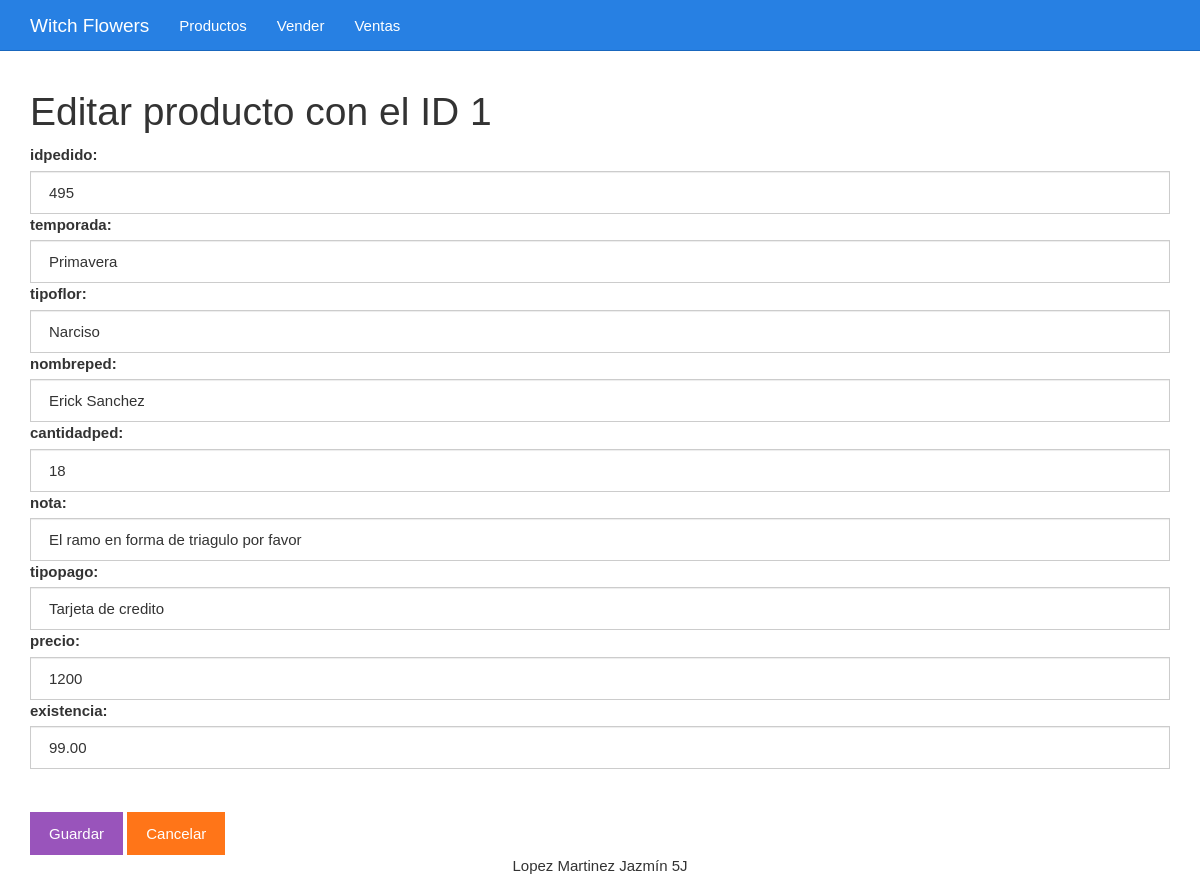
Screenshot of /editar.php?id=1 with the database file from the repository.
### tables this page shows
CREATE TABLE `flor_temporada` (
  `idflortempo` bigint(20) UNSIGNED NOT NULL,
  `idpedido` varchar(55) NOT NULL,
  `temporada` varchar(55) NOT NULL,
  `tipoflor` varchar(55) NOT NULL,
  `nombreped` varchar(55) NOT NULL,
  `cantidadped` int(2) NOT NULL,
  `nota` varchar(60) NOT NULL,
  `tipopago` varchar(55) NOT NULL,
  `precio` decimal(5,0) NOT NULL,
  `existencia` decimal(5,2) NOT NULL
);

### editar.php (the view, shortened to what this page needs)
<?php
$id = $_GET["id"];
include_once "base_de_datos.php";
$sentencia = $base_de_datos->prepare("SELECT * FROM flor_temporada WHERE idflortempo = ?;");
$sentencia->execute([$id]);
$producto = $sentencia->fetch(PDO::FETCH_OBJ);
?>
<?php include_once "encabezado.php" ?>
	<div class="col-xs-12">
		<h1>Editar producto con el ID <?php echo $producto->idflortempo; ?></h1>
		<form method="post" action="guardarDatosEditados.php">
			<label for="idpedido">idpedido:</label>
			<input value="<?php echo $producto->idpedido ?>" class="form-control" name="idpedido" required type="number" id="idpedido" placeholder="Escribe el idpedido">
			<label for="temporada">temporada:</label>
			<input value="<?php echo $producto->temporada ?>" class="form-control" name="temporada" required type="text" id="temporada" placeholder="Escribe la temporada">
			<label for="tipoflor">tipoflor:</label>
			<input value="<?php echo $producto->tipoflor ?>" class="form-control" name="tipoflor" required type="text" id="tipoflor" placeholder="tipoflor">
			<label for="nombreped">nombreped:</label>
			<input value="<?php echo $producto->nombreped ?>" class="form-control" name="nombreped" required type="text" id="nombreped" placeholder="nombreped">
			<label for="cantidadped">cantidadped:</label>
			<input value="<?php echo $producto->cantidadped ?>" class="form-control" name="cantidadped" required type="number" id="cantidadped" placeholder="cantidadped">
			<label for="nota">nota:</label>
			<input value="<?php echo $producto->nota ?>" class="form-control" name="nota" required type="text" id="nota" placeholder="Escribe la nota">
			<label for="tipopago">tipopago:</label>
			<input value="<?php echo $producto->tipopago ?>" class="form-control" name="tipopago" required type="text" id="tipopago" placeholder="Escribe el tipopago">
			<label for="precio">precio:</label>
			<input value="<?php echo $producto->precio ?>" class="form-control" name="precio" required type="number" id="precio" placeholder="precio">
			<label for="existencia">existencia:</label>
			<input value="<?php echo $producto->existencia ?>" class="form-control" name="existencia" required type="number" id="existencia" placeholder="existencia">
			<br><br><input class="btn btn-info" type="submit" value="Guardar">
			<a class="btn btn-warning" href="./listar.php">Cancelar</a>
		</form>
	</div>
<?php include_once "pie.php" ?>

### css/estilo.css (style rules this page uses)
body { padding-top: 70px; }

### rows the page displays
flor_temporada: idflortempo "1", idpedido "495", temporada "Primavera", tipoflor "Narciso", nombreped "Erick Sanchez", cantidadped "18", nota "El ramo en forma de triagulo por favor", tipopago "Tarjeta de credito", precio "1200", existencia "99.00"
